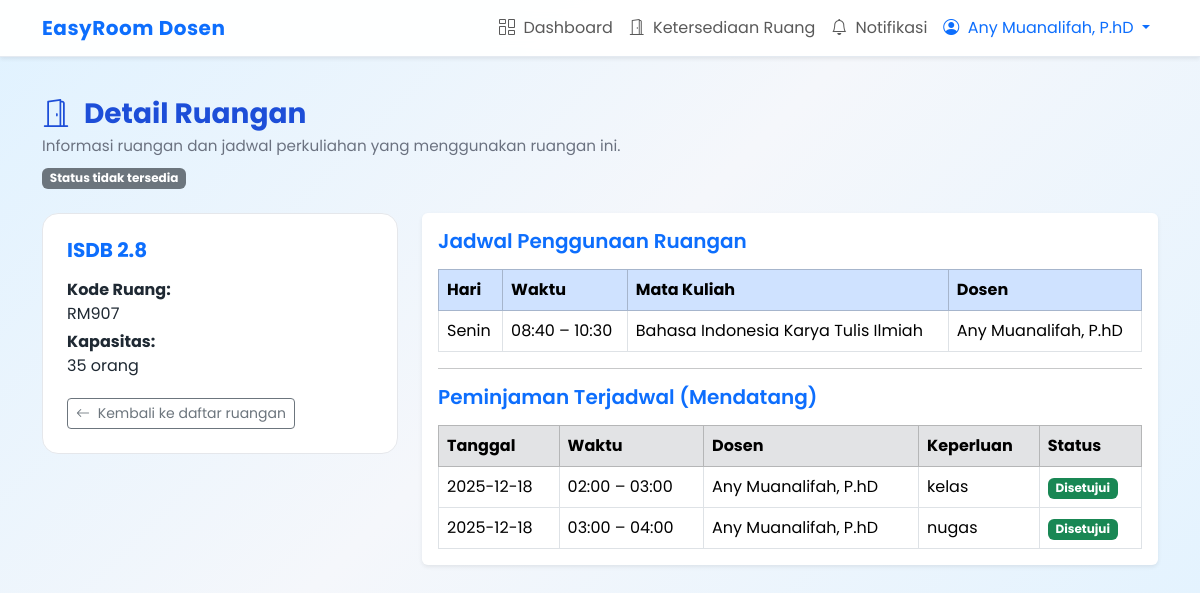
The page /dosen/ruang_detail.php?kode=RM907 (signed in) on the database its author committed.
### tables this page shows
CREATE TABLE `ruang` (
  `kode_ruang` varchar(15) NOT NULL,
  `nama_ruang` varchar(50) NOT NULL,
  `kapasitas` int(11) DEFAULT NULL,
  `fasilitas` text DEFAULT NULL,
  `lokasi` varchar(100) DEFAULT NULL,
  `status` enum('Terpakai','Kosong') DEFAULT 'Terpakai'
);

CREATE TABLE `jadwal` (
  `kode_jadwal` varchar(15) NOT NULL,
  `kode_mk` varchar(20) DEFAULT NULL,
  `id_dosen` varchar(15) DEFAULT NULL,
  `kode_ruang` varchar(15) DEFAULT NULL,
  `kelas` varchar(20) DEFAULT NULL,
  `hari` varchar(15) DEFAULT NULL,
  `jam_mulai` time NOT NULL,
  `jam_selesai` time NOT NULL,
  `kuota_peserta` int(11) DEFAULT NULL,
  `kuota_masuk` int(11) DEFAULT NULL,
  `semester` varchar(10) DEFAULT NULL
);

CREATE TABLE `matakuliah` (
  `kode_mk` varchar(20) NOT NULL,
  `id_dosen` varchar(15) DEFAULT NULL,
  `nama_mk` varchar(100) DEFAULT NULL,
  `sks` int(11) DEFAULT NULL
);

CREATE TABLE `dosen` (
  `id_dosen` varchar(15) NOT NULL,
  `nama_dosen` varchar(100) NOT NULL,
  `nip` varchar(20) DEFAULT NULL,
  `email` varchar(100) DEFAULT NULL,
  `password` varchar(255) NOT NULL
);

CREATE TABLE `peminjaman` (
  `kode_peminjaman` varchar(15) NOT NULL,
  `id_dosen` varchar(15) DEFAULT NULL,
  `kode_ruang` varchar(15) DEFAULT NULL,
  `id_admin` varchar(15) DEFAULT NULL,
  `tanggal` date DEFAULT NULL,
  `waktu_mulai` time DEFAULT NULL,
  `waktu_selesai` time DEFAULT NULL,
  `keperluan` text DEFAULT NULL,
  `file_pengajuan` varchar(255) DEFAULT NULL,
  `status` enum('Menunggu','Disetujui','Ditolak') DEFAULT 'Menunggu',
  `catatan_admin` text DEFAULT NULL
);

### functions.php (called while the page is built, shortened)
<?php
function safe_time_short(?string $t): string
{
    return htmlspecialchars(substr($t, 0, 5));
}

### dosen/ruang_detail.php (the view, shortened to what this page needs)
<?php
require_once __DIR__ . '/../config.php';
require_once __DIR__ . '/../functions.php';
$kode_ruang = $_GET['kode'] ?? '';
$stmt = $conn->prepare("SELECT * FROM ruang WHERE kode_ruang = ?");
$stmt->bind_param("s", $kode_ruang);
$stmt->execute();
$ruang = $stmt->get_result()->fetch_assoc();
$stmt2 = $conn->prepare("
    SELECT
        j.*,
        mk.nama_mk      AS nama_matakuliah,
        d.nama_dosen    AS nama_dosen
    FROM jadwal j
    LEFT JOIN matakuliah mk ON j.kode_mk   = mk.kode_mk
    LEFT JOIN dosen      d  ON j.id_dosen  = d.id_dosen
    WHERE j.kode_ruang = ?
    ORDER BY
        FIELD(j.hari,'Senin','Selasa','Rabu','Kamis','Jumat','Sabtu'),
        j.jam_mulai
");
$stmt2->bind_param("s", $kode_ruang);
$stmt2->execute();
$jadwal = $stmt2->get_result();
$stmt3 = $conn->prepare("
    SELECT p.*, d.nama_dosen AS nama_dosen_peminjam
    FROM peminjaman p
    LEFT JOIN dosen d ON p.id_dosen = d.id_dosen
    WHERE p.kode_ruang = ?
      AND p.status = 'Disetujui'
      AND p.tanggal BETWEEN CURDATE() AND DATE_ADD(CURDATE(), INTERVAL 6 DAY)
    ORDER BY p.tanggal, p.waktu_mulai
");
$stmt3->bind_param("s", $kode_ruang);
$stmt3->execute();
$peminjaman = $stmt3->get_result();
?>
<!doctype html>
<html lang="id">
<head>
    <link rel="stylesheet" href="https://cdn.jsdelivr.net/npm/bootstrap@5.3.3/dist/css/bootstrap.min.css">
    <link rel="stylesheet" href="https://cdn.jsdelivr.net/npm/bootstrap-icons@1.11.3/font/bootstrap-icons.css">
    <link rel="stylesheet" href="https://unpkg.com/aos@2.3.1/dist/aos.css">
    <link rel="stylesheet" href="../assets/css/style.css">
</head>
<body class="mhs-page">
    <?php include 'navbar.php'; ?>
    <div class="container mhs-container">
        <div class="page-header">
            <h3 class="page-header-title mb-1">
                <i class="bi bi-door-open me-2"></i> Detail Ruangan
            </h3>
            <p class="page-header-subtitle mb-0">
                Informasi ruangan dan jadwal perkuliahan yang menggunakan ruangan ini.
            </p>
            <div class="mt-2">
                <span id="room-status-badge" class="badge bg-secondary">Memuat status...</span>
            </div>
        </div>
        <div class="row g-4">
            <div class="col-md-4">
                <div class="hover-card p-4">
                    <h5 class="fw-bold text-primary mb-3">
                        <?= htmlspecialchars($ruang['nama_ruang']); ?>
                    </h5>
                    <p class="mb-1">
                        <strong>Kode Ruang:</strong><br>
                        <?= htmlspecialchars($ruang['kode_ruang']); ?>
                    </p>
                    <p class="mb-1">
                        <strong>Kapasitas:</strong><br>
                        <?= (int)$ruang['kapasitas']; ?> orang
                    </p>
                    <a href="ketersediaan_ruang.php" class="btn btn-outline-secondary btn-sm mt-3">
                        <i class="bi bi-arrow-left me-1"></i> Kembali ke daftar ruangan
                    </a>
                </div>
            </div>
            <div class="col-md-8">
                <div class="card shadow-sm border-0">
                    <div class="card-body">
                        <h5 class="fw-semibold text-primary mb-3">
                            Jadwal Penggunaan Ruangan
                        </h5>
                        <?php if ($jadwal->num_rows === 0): ?>
                            <p class="text-muted mb-0">
                                Belum ada jadwal perkuliahan yang tercatat menggunakan ruangan ini.
                            </p>
                        <?php else: ?>
                            <div class="table-responsive">
                                <table class="table table-bordered align-middle mb-0">
                                    <thead class="table-primary">
                                        <tr>
                                            <th>Hari</th>
                                            <th>Waktu</th>
                                            <th>Mata Kuliah</th>
                                            <th>Dosen</th>
                                        </tr>
                                    </thead>
                                    <tbody>
                                        <?php
                                        while ($row = $jadwal->fetch_assoc()):
                                        ?>
                                            <tr>
                                                <td><?= htmlspecialchars($row['hari'] ?? '-'); ?></td>
                                                <td>
                                                    <?= safe_time_short($row['jam_mulai'] ?? ''); ?>
                                                    &ndash;
                                                    <?= safe_time_short($row['jam_selesai'] ?? ''); ?>
                                                </td>
                                                <td><?= htmlspecialchars($row['nama_matakuliah'] ?? '-'); ?></td>
                                                <td><?= htmlspecialchars($row['nama_dosen'] ?? '-'); ?></td>
                                            </tr>
                                        <?php endwhile; ?>
                                    </tbody>
                                </table>
                            </div>
                        <?php endif; ?>
                        <hr>
                        <h5 class="fw-semibold text-primary mb-3">Peminjaman Terjadwal (Mendatang)</h5>
                        <?php if ($peminjaman->num_rows === 0): ?>
                            <p class="text-muted mb-0">Tidak ada peminjaman terjadwal yang disetujui untuk ruangan ini dalam 7 hari ke depan.</p>
                        <?php else: ?>
                            <div class="table-responsive mt-2">
                                <table class="table table-bordered align-middle mb-0">
                                    <thead class="table-secondary">
                                        <tr>
                                            <th>Tanggal</th>
                                            <th>Waktu</th>
                                            <th>Dosen</th>
                                            <th>Keperluan</th>
                                            <th>Status</th>
                                        </tr>
                                    </thead>
                                    <tbody>
                                        <?php while ($p = $peminjaman->fetch_assoc()): ?>
                                            <tr>
                                                <td><?= htmlspecialchars($p['tanggal'] ?? '-'); ?></td>
                                                <td>
                                                    <?= safe_time_short($p['waktu_mulai'] ?? ''); ?> &ndash; <?= safe_time_short($p['waktu_selesai'] ?? ''); ?>
                                                </td>
                                                <td><?= htmlspecialchars($p['nama_dosen_peminjam'] ?? '-'); ?></td>
                                                <td><?= nl2br(htmlspecialchars($p['keperluan'] ?? '-')); ?></td>
                                                <td><span class="badge bg-success"><?= htmlspecialchars($p['status'] ?? ''); ?></span></td>
                                            </tr>
                                        <?php endwhile; ?>
                                    </tbody>
                                </table>
                            </div>
                        <?php endif; ?>
                    </div>
                </div>
            </div>
        </div>
    </div>
</body>
</html>

### assets/css/style.css (style rules this page uses)
body { font-family: "Poppins", sans-serif; background: #f5f7fb; color: #1f2933; }
a { text-decoration: none; }
.mhs-page { background: linear-gradient(135deg, #e0f2ff 0%, #f5f7fb 45%, #e0f2ff 100%); background-attachment: fixed; }
.page-header { margin-top: 1.5rem; margin-bottom: 1.5rem; animation: fadeUp 0.6s ease-out; }
.page-header-title { font-weight: 700; color: #1d4ed8; }
.page-header-subtitle { color: #6b7280; font-size: 0.95rem; }
.hover-card { border-radius: 16px; border: 1px solid #e5e7eb; background: #ffffff; transition: transform 0.2s ease, box-shadow 0.2s ease, border-color 0.2s; }
.mhs-container { padding-top: 1rem; padding-bottom: 2.5rem; }

### rows shown on the page
ruang: nama_ruang "ISDB 2.8", kode_ruang "RM907", kapasitas "35"
jadwal: hari "Senin", jam_mulai "08:40", jam_selesai "10:30", kode_mk.nama_mk "Bahasa Indonesia Karya Tulis Ilmiah", id_dosen.nama_dosen "Any Muanalifah, P.hD"
peminjaman: tanggal "2025-12-18", waktu_mulai "02:00", waktu_selesai "03:00", id_dosen.nama_dosen "Any Muanalifah, P.hD", keperluan "kelas", status "Disetujui"
peminjaman: tanggal "2025-12-18", waktu_mulai "03:00", waktu_selesai "04:00", id_dosen.nama_dosen "Any Muanalifah, P.hD", keperluan "nugas", status "Disetujui"

### other values the page prints
$user['nama'] "Any Muanalifah, P.hD"
